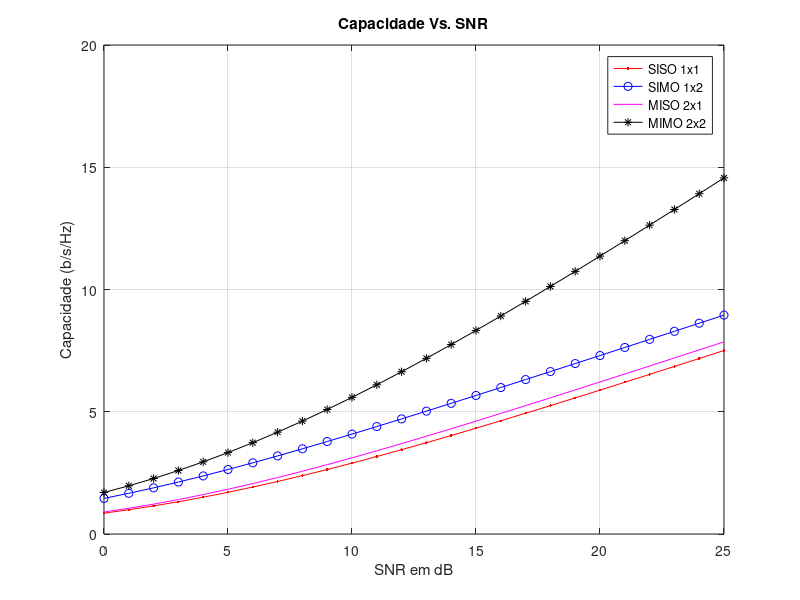

Write MATLAB code to recreate this figure.
clc;
close all;
clear all;
M = 2; %numero de antenas transmissoras
N = M; %numero de antenas receptoras
ITER = 1000; %numero de tentativas/ iteracoes
SNRdB = [0:25]; %SNR em dB
SNR = 10.^(SNRdB/10);

c_SISO = zeros(1,length(SNR)); %capacidade do sistema SISO
c_SIMO = zeros(1,length(SNR)); %capacidade do sistema SIMO
c_MISO = zeros(1,length(SNR)); %capacidade do sistema MISO
c_MIMO = zeros(1,length(SNR)); %capacidade do sistema MIMO
c_MIMO4 = zeros(1,length(SNR));%capacidade do sistema MIMMO 4x4

for ite = 1:ITER
h_SISO = (randn +j*randn)/sqrt(2);              %
h_SIMO = (randn(N,1)+j*randn(N,1))/sqrt(2);     %
h_MISO = (randn(1,M)+j*randn(1,M))/sqrt(2);     %
h_MIMO = (randn(N,M)+j*randn(N,M))/sqrt(2);     %
h_MIMO = (randn(N,M)+j*randn(N,M))/sqrt(2);     %
for K = 1:length(SNR)
c_SISO(K) = c_SISO(K) + log2(1+ SNR(K)*norm(h_SISO)^2);
c_SIMO(K) = c_SIMO(K) + log2(1+ SNR(K)*norm(h_SIMO)^2);
c_MISO(K) = c_MISO(K) + log2(1+ SNR(K)*norm(h_MISO)^2/M);
c_MIMO(K) = c_MIMO(K) + log2(det(eye(N)+SNR(K)*h_MIMO*h_MIMO'/M));
end
end

c_SISO = c_SISO/ITER;
c_SIMO = c_SIMO/ITER;
c_MISO = c_MISO/ITER;
c_MIMO = c_MIMO/ITER;

plot(SNRdB,c_SISO,'r - .',SNRdB,c_SIMO,'b - o',SNRdB,c_MISO,'m',SNRdB,c_MIMO,'k - *')

legend('SISO 1x1','SIMO 1x2','MISO 2x1','MIMO 2x2')
xlabel('SNR em dB')
ylabel('Capacidade (b/s/Hz)')
title('Capacidade Vs. SNR')
grid;